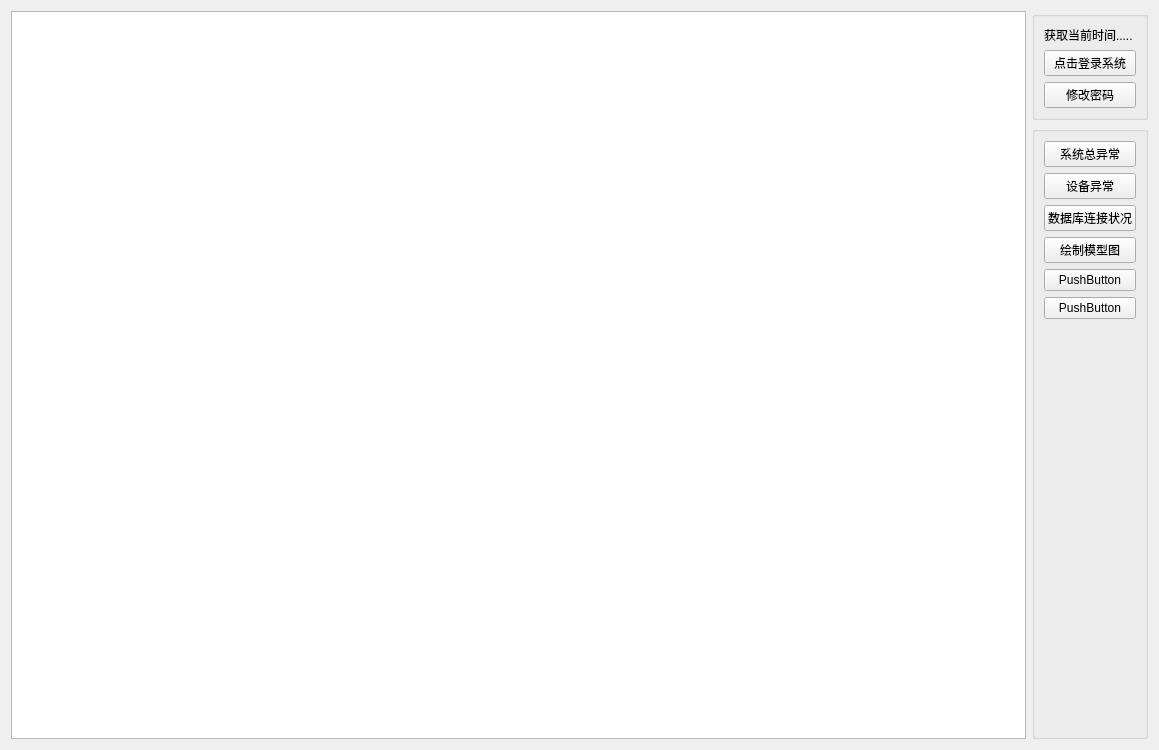
<?xml version="1.0" encoding="UTF-8"?>
<ui version="4.0">
 <class>Widget_HomePage</class>
 <widget class="QWidget" name="Widget_HomePage">
  <property name="geometry">
   <rect>
    <x>0</x>
    <y>0</y>
    <width>1159</width>
    <height>750</height>
   </rect>
  </property>
  <property name="windowTitle">
   <string>Form</string>
  </property>
  <layout class="QGridLayout" name="gridLayout">
   <item row="0" column="1">
    <layout class="QVBoxLayout" name="verticalLayout_3">
     <property name="sizeConstraint">
      <enum>QLayout::SetMaximumSize</enum>
     </property>
     <item>
      <widget class="QGroupBox" name="groupBox">
       <property name="maximumSize">
        <size>
         <width>200</width>
         <height>16777215</height>
        </size>
       </property>
       <property name="title">
        <string/>
       </property>
       <layout class="QVBoxLayout" name="verticalLayout">
        <item>
         <widget class="QLabel" name="label_time">
          <property name="text">
           <string>获取当前时间.....</string>
          </property>
         </widget>
        </item>
        <item>
         <widget class="QPushButton" name="pushButtonLogin">
          <property name="text">
           <string>点击登录系统</string>
          </property>
         </widget>
        </item>
        <item>
         <widget class="QPushButton" name="pushButtonChangePassword">
          <property name="text">
           <string>修改密码</string>
          </property>
         </widget>
        </item>
       </layout>
      </widget>
     </item>
     <item>
      <widget class="QGroupBox" name="groupBox_2">
       <property name="maximumSize">
        <size>
         <width>200</width>
         <height>16777215</height>
        </size>
       </property>
       <property name="title">
        <string/>
       </property>
       <layout class="QVBoxLayout" name="verticalLayout_2">
        <item>
         <widget class="QPushButton" name="pushButton_SysError">
          <property name="text">
           <string>系统总异常</string>
          </property>
         </widget>
        </item>
        <item>
         <widget class="QPushButton" name="pushButton_DeviceError">
          <property name="text">
           <string>设备异常</string>
          </property>
         </widget>
        </item>
        <item>
         <widget class="QPushButton" name="pushButton_DbState">
          <property name="text">
           <string>数据库连接状况</string>
          </property>
         </widget>
        </item>
        <item>
         <widget class="QPushButton" name="pushButton_Draw">
          <property name="text">
           <string>绘制模型图</string>
          </property>
         </widget>
        </item>
        <item>
         <widget class="QPushButton" name="pushButton_4">
          <property name="text">
           <string>PushButton</string>
          </property>
         </widget>
        </item>
        <item>
         <widget class="QPushButton" name="pushButton_3">
          <property name="text">
           <string>PushButton</string>
          </property>
         </widget>
        </item>
        <item>
         <spacer name="verticalSpacer">
          <property name="orientation">
           <enum>Qt::Vertical</enum>
          </property>
          <property name="sizeHint" stdset="0">
           <size>
            <width>20</width>
            <height>40</height>
           </size>
          </property>
         </spacer>
        </item>
       </layout>
      </widget>
     </item>
    </layout>
   </item>
   <item row="0" column="0">
    <widget class="AlfredGraphicsView" name="graphicsView"/>
   </item>
  </layout>
 </widget>
 <customwidgets>
  <customwidget>
   <class>AlfredGraphicsView</class>
   <extends>QGraphicsView</extends>
   <header location="global">alfredgraphicsview.h</header>
  </customwidget>
 </customwidgets>
 <resources/>
 <connections/>
</ui>
